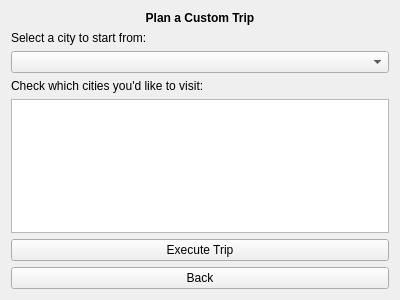
<?xml version="1.0" encoding="UTF-8"?>
<ui version="4.0">
 <class>planTripForm</class>
 <widget class="QWidget" name="planTripForm">
  <property name="geometry">
   <rect>
    <x>0</x>
    <y>0</y>
    <width>400</width>
    <height>300</height>
   </rect>
  </property>
  <property name="windowTitle">
   <string>Form</string>
  </property>
  <layout class="QGridLayout" name="gridLayout">
   <item row="0" column="0">
    <widget class="QLabel" name="label">
     <property name="font">
      <font>
       <weight>75</weight>
       <bold>true</bold>
      </font>
     </property>
     <property name="layoutDirection">
      <enum>Qt::LeftToRight</enum>
     </property>
     <property name="text">
      <string>Plan a Custom Trip</string>
     </property>
     <property name="alignment">
      <set>Qt::AlignCenter</set>
     </property>
    </widget>
   </item>
   <item row="6" column="0">
    <widget class="QPushButton" name="executeButton">
     <property name="text">
      <string>Execute Trip</string>
     </property>
    </widget>
   </item>
   <item row="1" column="0">
    <widget class="QLabel" name="label_2">
     <property name="text">
      <string>Select a city to start from:</string>
     </property>
    </widget>
   </item>
   <item row="7" column="0">
    <widget class="QPushButton" name="backButton">
     <property name="text">
      <string>Back</string>
     </property>
    </widget>
   </item>
   <item row="3" column="0">
    <widget class="QComboBox" name="comboBox"/>
   </item>
   <item row="4" column="0">
    <widget class="QLabel" name="label_3">
     <property name="text">
      <string>Check which cities you'd like to visit:</string>
     </property>
    </widget>
   </item>
   <item row="5" column="0">
    <widget class="QListWidget" name="listWidget">
     <property name="editTriggers">
      <set>QAbstractItemView::NoEditTriggers</set>
     </property>
    </widget>
   </item>
  </layout>
 </widget>
 <resources/>
 <connections/>
</ui>
